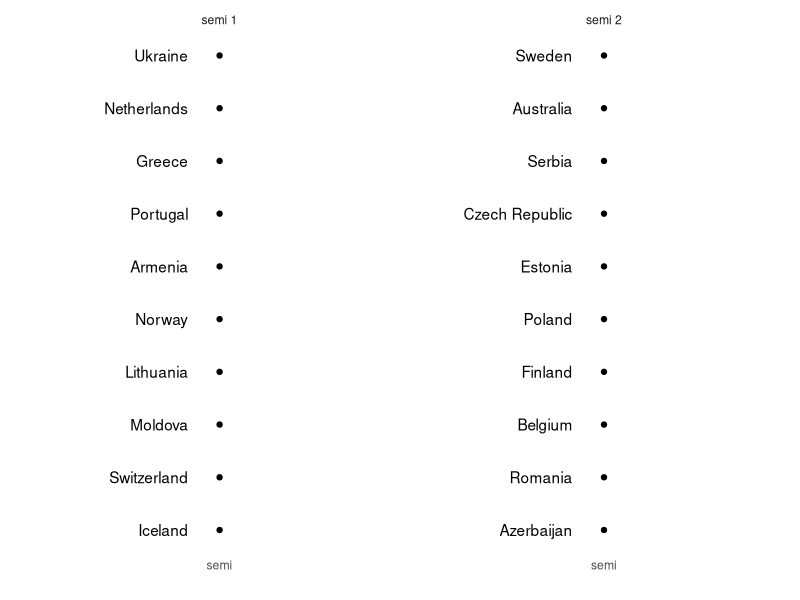

Write the R code that produced this figure.
### look at how different acts did 
# in the semi and in the final

# load packages
library(tidyverse)

# load data
semi_1 <- 
  read_csv("eurovision_2022_semi_1_clean_with_points.csv")
semi_2 <- 
  read_csv("eurovision_2022_semi_2_clean_with_points.csv")
final <- 
  read_csv("eurovision_2022_clean_with_points.csv")

# add ranks
semi_1 <- 
  semi_1  %>% 
  mutate(jury_points = 
           replace_na(jury_points, 0)) %>% 
  mutate(televote_points = 
           replace_na(televote_points, 0)) %>% 
  mutate(total_points = 
           jury_points + 
           televote_points) %>% 
  group_by(points_to) %>% 
  summarise(total_points = sum(total_points)) %>% 
  arrange(-total_points) %>% 
  mutate(rank = 1:n())
semi_2 <- 
  semi_2  %>% 
  mutate(jury_points = 
           replace_na(jury_points, 0)) %>% 
  mutate(televote_points = 
           replace_na(televote_points, 0)) %>% 
  mutate(total_points = 
           jury_points + 
           televote_points) %>% 
  group_by(points_to) %>% 
  summarise(total_points = sum(total_points)) %>% 
  arrange(-total_points) %>% 
  mutate(rank = 1:n())
final <- 
  final  %>% 
  mutate(jury_points = 
           replace_na(jury_points, 0)) %>% 
  mutate(televote_points = 
           replace_na(televote_points, 0)) %>% 
  mutate(total_points = 
           jury_points + 
           televote_points) %>% 
  group_by(points_to) %>% 
  summarise(total_points = sum(total_points)) %>% 
  arrange(-total_points) %>% 
  mutate(rank = 1:n())

# combine datasets
semis_and_final <- 
  semi_1 %>% 
  mutate(source = "semi 1") %>% 
  bind_rows(semi_2 %>% 
              mutate(source = "semi 2")) %>% 
  bind_rows(final %>% 
              mutate(source = "final"))

# add flag for qualifiers or not

# creat three categories:
# qualifiers
# NQs
# big five
semi_1_qualifiers <- 
  c("Lithuania",
    "Switzerland",
    "Ukraine",
    "Netherlands",
    "Moldova",
    "Portugal",
    "Iceland",
    "Greece",
    "Norway",
    "Armenia")
semi_1_nq <- 
  c("Albania",
    "Latvia",
    "Slovenia",
    "Bulgaria",
    "Croatia",
    "Denmark",
    "Austria")
semi_2_qualifiers <- 
  c("Finland",
    "Serbia",
    "Azerbaijan",
    "Australia",
    "Estonia",
    "Romania",
    "Poland",
    "Belgium",
    "Sweden",
    "Czech Republic")
semi_2_nq <- 
  c("Israel",
    "Georgia",
    "Malta",
    "San Marino",
    "Cyprus",
    "Ireland",
    "North Macedonia",
    "Montenegro")
big_five <- 
  c("United Kingdom",
    "France",
    "Italy",
    "Germany",
    "Spain")

# look at change in performance, if applicable
semis_and_final %>% 
  mutate(which_semi = 
           case_when(points_to %in% semi_1_qualifiers ~ "semi 1",
                     points_to %in% semi_2_qualifiers ~ "semi 2")) %>% 
  filter(points_to %in% semi_1_qualifiers |
           points_to %in% semi_2_qualifiers) %>% 
  group_by(source, which_semi) %>% 
  mutate(rank_final = rank(rank)) %>% 
  mutate(is_final = 
           case_when(source == "semi 1" ~ "semi",
                     source == "semi 2" ~ "semi",
                     source == "final" ~ "final")) %>%
  ungroup %>% 
  mutate(is_final = 
           fct_relevel(is_final, 
                       "semi",
                       "final")) %>% 
  ggplot() + 
  aes(x = is_final,
      y = rank_final, 
      group = points_to,
      label = points_to) + 
  geom_point() +
  geom_line() + 
  scale_y_reverse() + 
  facet_wrap(~ which_semi) + 
  geom_text(data = . %>% 
              filter(is_final == "semi"),
            hjust = 1,
            position = position_nudge(x = -.1)) + 
  geom_text(data = . %>% 
              filter(is_final == "final"),
            hjust = 0,
            position = position_nudge(x = .1)) + 
  theme_minimal() + 
  labs(x = "",
       y = "") + 
  theme(panel.grid = element_blank(),
        axis.ticks = element_blank(),
        axis.text.y = element_blank())

